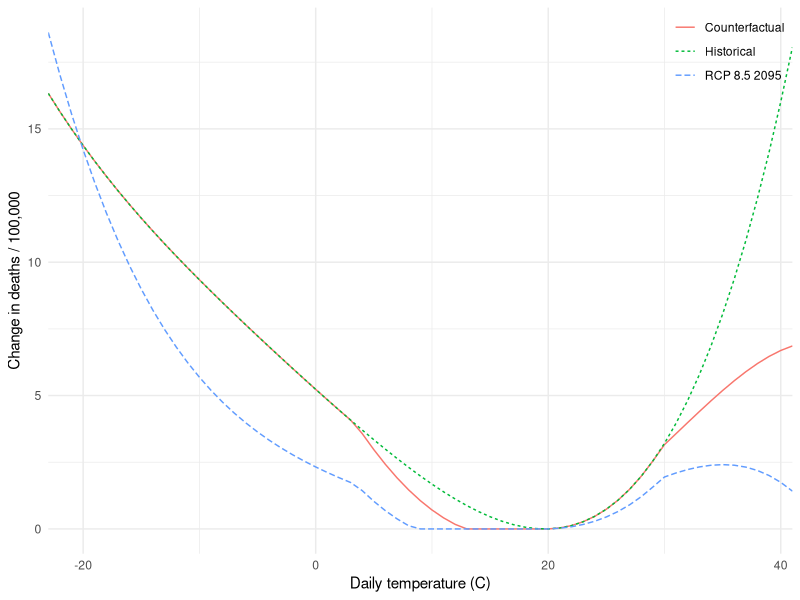

Source code (R):
setwd("~/research/gcp/mortality")

library(ggplot2)
library(mvtnorm)

do.clipping <- T
region = 'USA.27.1625'

if (region == 'india') {
    climtas0 <- 25.743467442791619
    loggdppc0 <- 8.0072716568734776
    climtas1 <- 29.533672020543936
    loggdppc1 <- 9.5337815088315914
} else if (region == 'chicago') {
    climtas0 <- 10.69911999868895
    loggdppc0 <- 10.976412876992653
    climtas1 <- 14.856286905048741
    loggdppc1 <- 11.601797621813535
} else if (region == 'USA.10.367') {
    climtas0 <- 24.98685267495889
    loggdppc0 <- 10.71664352189571
    climtas1 <- 27.381088673907037
    loggdppc1 <- 11.331317614833411
} else if (region == 'ETH.8.39.Rce1a51acb321322b') {
    climtas0 <- 17.024671350250433
    loggdppc0 <- 6.8203388118575372
    climtas1 <- 20.24106996072404
    loggdppc1 <- 8.929062644792884
} else if (region == 'AUS.11.1392') {
    climtas0 <- 28.870636687834644
    loggdppc0 <- 10.415717033929447
    climtas1 <- 31.758403234849148
    loggdppc1 <- 11.073917923800922
} else if (region == 'AGO.11.94') {
    climtas0 <- 25.30318678946287
    loggdppc0 <- 8.9125183548779905
    climtas1 <- 27.853115628738252
    loggdppc1 <- 9.5003513061209262
} else if (region == 'OMN.8') {
    climtas0 <- 27.056305161390981
    loggdppc0 <- 10.268814628039628
    climtas1 <- 30.311526744901556
    loggdppc1 <- 10.839057671756249
} else if (region == 'ARE.1') {
    climtas0 <- 27.770774678467525
    loggdppc0 <- 10.510277794127644
    climtas1 <- 31.333509459811335
    loggdppc1 <- 10.921264957500616
} else if (region == 'USA.27.1625') {
    climtas0 <- 8.1895056132779356
    loggdppc0 <- 10.586498743182688
    climtas1 <- 12.242089761375349
    loggdppc1 <- 11.201172836120389
}

csvv <- read.csv("Agespec_interaction_GMFD_POLY-4_TINV_CYA_NW_w1.csv", header=F)
csvv <- csvv[, 25:36]

get.gamma <- function(gammas, pred, covar) gammas[csvv[1,] == pred & csvv[2,] == covar]

get.curve <- function(TT, gammas, climtas, loggdppc) {
    beta1 <- get.gamma(gammas, 'tas', '1') + get.gamma(gammas, 'tas', 'climtas') * climtas + get.gamma(gammas, 'tas', 'loggdppc') * loggdppc
    beta2 <- get.gamma(gammas, 'tas2', '1') + get.gamma(gammas, 'tas2', 'climtas') * climtas + get.gamma(gammas, 'tas2', 'loggdppc') * loggdppc
    beta3 <- get.gamma(gammas, 'tas3', '1') + get.gamma(gammas, 'tas3', 'climtas') * climtas + get.gamma(gammas, 'tas3', 'loggdppc') * loggdppc
    beta4 <- get.gamma(gammas, 'tas4', '1') + get.gamma(gammas, 'tas4', 'climtas') * climtas + get.gamma(gammas, 'tas4', 'loggdppc') * loggdppc

    beta1 * TT + beta2 * TT^2 + beta3 * TT^3 + beta4 * TT^4
}

get.curvedf <- function(name, gammas, histall=F, histtemp=F) {
    TT <- seq(-23, 41, by=1)

    if (do.clipping) {
        yy0 <- get.curve(TT, gammas, climtas0, loggdppc0)
        ii.min <- which.min(yy0[TT >= 10 & TT <= 25]) + which(TT == 10) - 1

        if (histall)
            return(data.frame(name, TT, yy=pmax(yy0 - yy0[ii.min], 0)))

        if (histtemp)
            yy1 <- get.curve(TT, gammas, climtas0, loggdppc1)
        else
            yy1 <- get.curve(TT, gammas, climtas1, loggdppc1)
        yy1 <- yy1 - yy1[ii.min]

        if (histtemp)
            yyg <- get.curve(TT, gammas, climtas0, loggdppc0)
        else
            yyg <- get.curve(TT, gammas, climtas1, loggdppc0)
        yyg <- yyg - yyg[ii.min]

        data.frame(name, TT, yy=pmax(pmin(yy1, yyg), 0)) # Good money and clipping
    } else {
        if (histtemp)
            yy1 <- get.curve(TT, gammas, climtas0, loggdppc1)
        else
            yy1 <- get.curve(TT, gammas, climtas1, loggdppc1)
        data.frame(name, TT, yy=yy1 - yy1[TT == 20])
    }
}

meddf <- get.curvedf('RCP 8.5 2095', sapply(csvv[3,], function(x) as.numeric(as.character(x))))
meddf0 <- get.curvedf('Counterfactual', sapply(csvv[3,], function(x) as.numeric(as.character(x))), histtemp=T)
meddf00 <- get.curvedf('Historical', sapply(csvv[3,], function(x) as.numeric(as.character(x))), histall=T)

ggplot(rbind(meddf, meddf0, meddf00), aes(TT, yy, colour=name, linetype=name)) +
    geom_line() + theme_minimal() +
    ylab("Change in deaths / 100,000") +
    scale_x_continuous(expand=c(0, 0)) + xlab("Daily temperature (C)") +
    scale_colour_discrete(name=NULL) +
    scale_linetype_discrete(name=NULL) +
    theme(legend.justification=c(1,1), legend.position=c(1,1))
